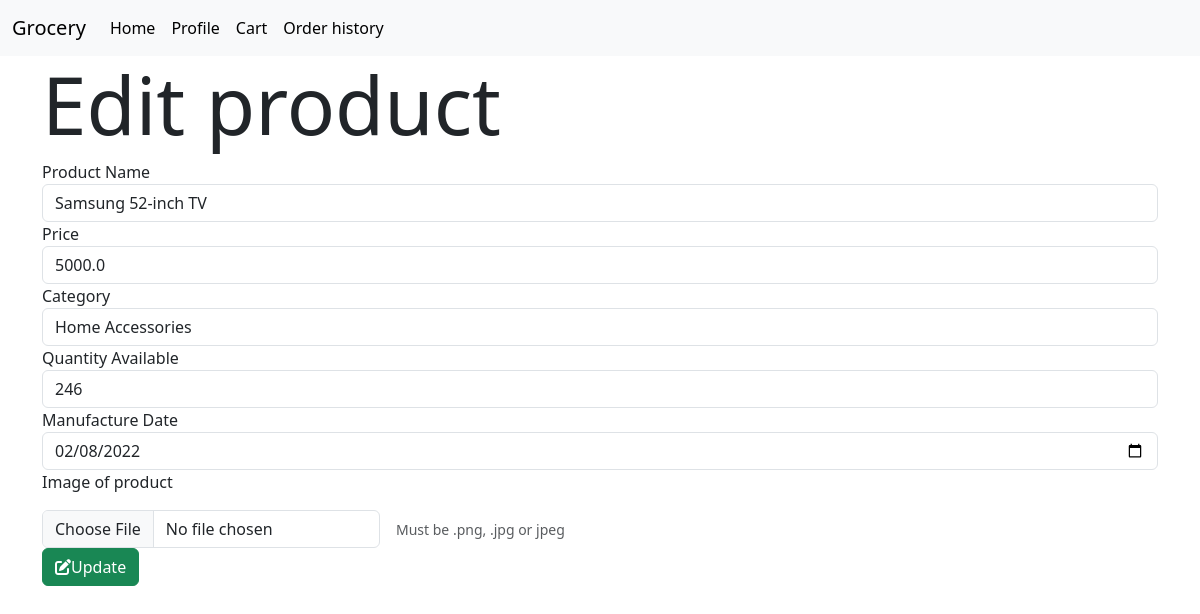
The page /category/show/1/product/edit/ (signed in) on the database its author committed.
### models.py (models this page shows)
class Product(db.Model):
    id = db.Column(db.Integer, primary_key=True)
    product_name = db.Column(db.String(180), nullable=False)
    price = db.Column(db.Float, nullable=False)
    description = db.Column(db.String(1400), nullable=True)
    category_id = db.Column(db.Integer, db.ForeignKey('category.id'), nullable=False)
    quantity_available = db.Column(db.Integer, nullable=False)
    manu_date = db.Column(db.Date, nullable=True)
    carts = db.relationship('Cart', backref=db.backref('product', lazy=True))
    orders = db.relationship('Order', backref=db.backref('product', lazy=True))
    product_image_path = db.Column(db.String(180), nullable=False)

### routes.py (the view)
@app.route("/category/show/<int:id>/product/edit/")
@admin_required
def edit_product(id):
    categories = Category.query.all()
    product = Product.query.get(id)
    return render_template('category/product/edit.html', product=product, categories=categories)

### routes.py (called while the page is built)
def admin_required(func):
    @wraps(func)
    def inner(*args, **kwargs):
        if 'user_id' not in session:
            flash("please login to continue")
            return redirect(url_for('login_page'))
        user = User.query.get(session['user_id'])
        if not user.is_admin:
            flash("You are not authorized to access this page")
            return redirect(url_for('home_page'))
        else:
            return func(*args, **kwargs)
    return inner

### templates/category/product/edit.html (shortened to what this page needs)
{% extends 'layout.html' %}
{% block content %}
    <h1 class="display-1">Edit product </h1>
    <form action="" method="post" class="form" enctype="multipart/form-data">
        <div class="form-group">
            <label for="product_name">Product Name</label>
            <input type="text" name="product_name" id="product_name" class="form-control" required value="{{ product.product_name}}">
        </div>
        <div class="form-group">
            <label for="price">Price</label>
            <input type="number" name="price" id="price" class="form-control" required value="{{ product.price }}">
        </div>
        <div class="form-group">
            <label for="category_id">Category</label>
            <select name="category_id" id="category_id" class="form-control" required>
                {% for cat in categories %}
                {% if cat.id == product.category_id %}
                    <option selected value="{{ cat.id }}">{{ cat.cat_name }}</option>
                {% else %}
                    <option value="{{ cat.id }}">{{ cat.cat_name }}</option>
                {% endif %}
                {% endfor %}
            </select>
        </div>
        <div class="form-group">
            <label for="quantity_available">Quantity Available</label>
            <input type="number" name="quantity_available" id="quantity_available" class="form-control" required value="{{ product.quantity_available }}">
        </div>
        <div class="form-group">
            <label for="manu_date">Manufacture Date</label>
            <input type="date" name="manu_date" id="manu_date" class="form-control" value="{{ product.manu_date }}">
        </div>
        <div class="row g-3 align-items-center">
            <div >
                <label for="product_image">Image of product</label>
            </div>
            <div class="col-auto">
                <input type="file" id="product_image" name="product_image" class="form-control" accept="image/*">
            </div>
            <div class="col-auto">
                <span class="form-text">
                Must be .png, .jpg or jpeg
                </span>
            </div>
        </div>
        <button type="submit" class="btn btn-success"> <i class="fas fa-edit    "></i>Update</button>
    </form>
{% endblock %}

### rows shown on the page
Product: product_name "Samsung 52-inch TV", price "5000.0", quantity_available "246", manu_date "02/08/2022"

### other values the page prints
form field category_id "Home Accessories"
